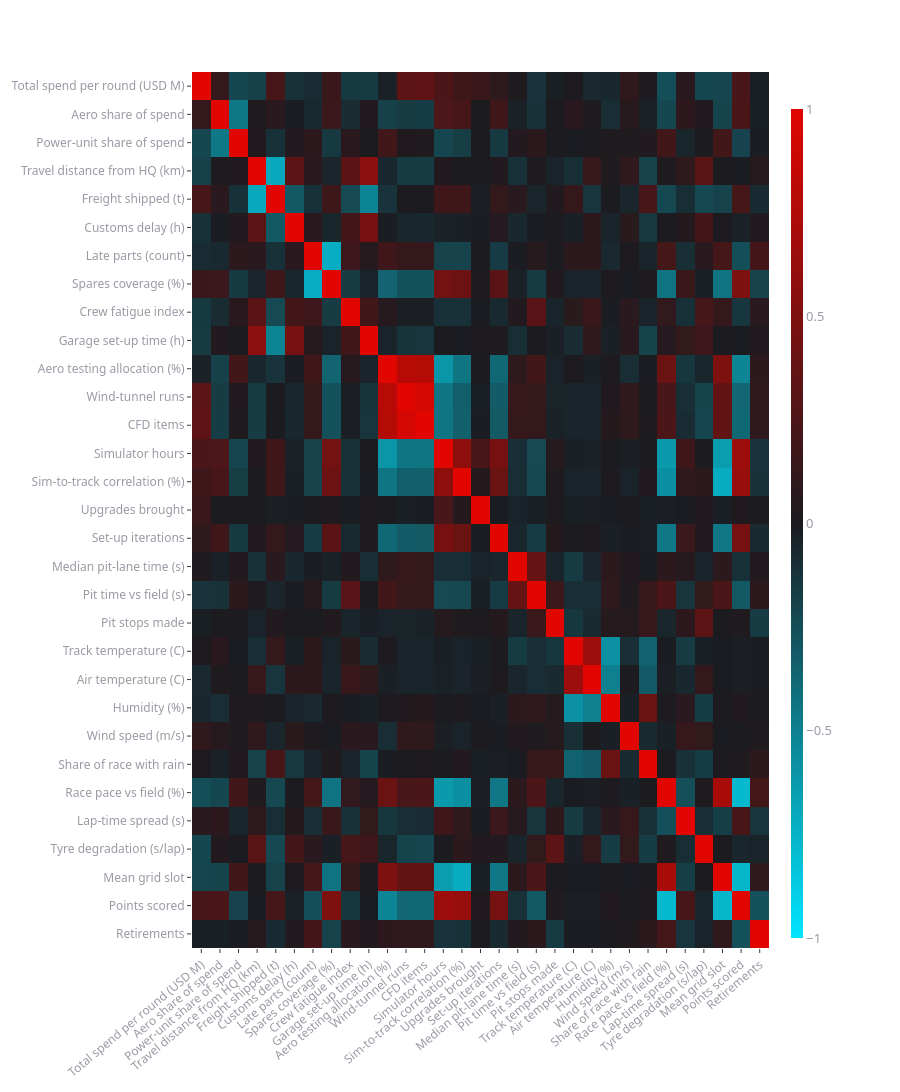

Write notebook code for a chart like this one.
### Markdown cell above
### Correlation heatmap

### Code cell
result = bivariate.correlation_heatmap(tr, factors + ['points', 'dnf'])
result.fig.show()

### Figure 1 — Plotly figure (JSON) as saved in the notebook; plotly's stock layout.template omitted (floating-point values rounded to 4 significant figures; data arrays with more than 128 entries replaced by an {"elided": "..."} marker saying what was removed)
{"data": [{"coloraxis": "coloraxis", "hovertemplate": "x: %{x}<br>y: %{y}<br>Spearman r: %{z}<extra></extra>", "name": "0", "type": "heatmap", "x": ["Total spend per round (USD M)", "Aero share of spend", "Power-unit share of spend", "Travel distance from HQ (km)", "Freight shipped (t)", "Customs delay (h)", "Late parts (count)", "Spares coverage (%)", "Crew fatigue index", "Garage set-up time (h)", "Aero testing allocation (%)", "Wind-tunnel runs", "CFD items", "Simulator hours", "Sim-to-track correlation (%)", "Upgrades brought", "Set-up iterations", "Median pit-lane time (s)", "Pit time vs field (s)", "Pit stops made", "Track temperature (C)", "Air temperature (C)", "Humidity (%)", "Wind speed (m/s)", "Share of race with rain", "Race pace vs field (%)", "Lap-time spread (s)", "Tyre degradation (s/lap)", "Mean grid slot", "Points scored", "Retirements"], "xaxis": "x", "y": ["Total spend per round (USD M)", "Aero share of spend", "Power-unit share of spend", "Travel distance from HQ (km)", "Freight shipped (t)", "Customs delay (h)", "Late parts (count)", "Spares coverage (%)", "Crew fatigue index", "Garage set-up time (h)", "Aero testing allocation (%)", "Wind-tunnel runs", "CFD items", "Simulator hours", "Sim-to-track correlation (%)", "Upgrades brought", "Set-up iterations", "Median pit-lane time (s)", "Pit time vs field (s)", "Pit stops made", "Track temperature (C)", "Air temperature (C)", "Humidity (%)", "Wind speed (m/s)", "Share of race with rain", "Race pace vs field (%)", "Lap-time spread (s)", "Tyre degradation (s/lap)", "Mean grid slot", "Points scored", "Retirements"], "yaxis": "y", "z": {"elided": "31x31 float values"}}], "layout": {"coloraxis": {"autocolorscale": false, "cmax": 1, "cmin": -1, "colorbar": {"title": {"text": "Spearman r"}}, "colorscale": [[0.0, "#00E5FF"], [0.5, "#1B1B20"], [1.0, "#E10600"]]}, "height": 1234, "showlegend": false, "title": {"text": "CORRELATION HEATMAP"}, "xaxis": {"anchor": "y", "domain": [0.0, 1.0], "showgrid": false, "tickangle": -40}, "yaxis": {"anchor": "x", "autorange": "reversed", "domain": [0.0, 1.0], "showgrid": false}}}
